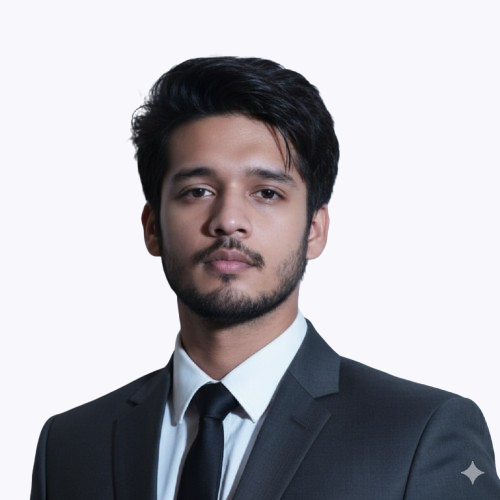
#> input picture OpenCV/media/shubhampreview.png, 500 x 500 px
$ python imgManipulation.py
#> lines starting #> are read from the running program, lines starting #| are printed output that depends on the picture
import cv2
import numpy as np
import random
img = cv2.imread('media/shubhampreview.png',-1)
#> img is the input picture: shape (500, 500, 4); mean B, G, R, A 179.3, 174.1, 175.2, 255
# shows multi-dimensional array from numpy that is base of openCV
# print(type(img))
# creates a random image of size 400 x 400
# random_imag = np.random.randint(0,255,(400,400,3))
imag = np.zeros((400, 400, 3), dtype=np.uint8)

for i in range(400):
    for j in range(400):
        imag[i][j] = [random.randint(0,255),random.randint(0,255),random.randint(0,255)]

cv2.imshow('random Image',imag)
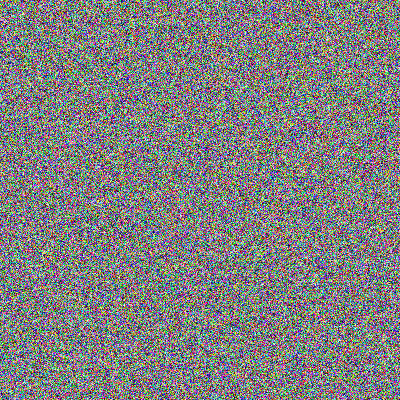
#> window 'random Image': shape (400, 400, 3); mean B, G, R 127.6, 127.3, 127.5
cv2.waitKey(0)
cv2.destroyAllWindows()
